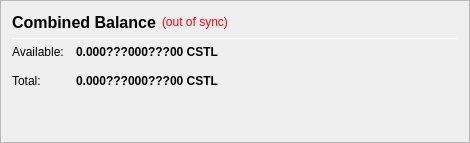
                   <widget class="QFrame" name="frame_CombinedBalances">
                    <property name="minimumSize">
                     <size>
                      <width>470</width>
                      <height>0</height>
                     </size>
                    </property>
                    <property name="frameShape">
                     <enum>QFrame::StyledPanel</enum>
                    </property>
                    <property name="frameShadow">
                     <enum>QFrame::Raised</enum>
                    </property>
                    <layout class="QVBoxLayout" name="verticalLayout_5">
                     <item>
                      <layout class="QHBoxLayout" name="horizontalLayout_5" stretch="0,0,0">
                       <item>
                        <widget class="QLabel" name="label_5z">
                         <property name="minimumSize">
                          <size>
                           <width>0</width>
                           <height>20</height>
                          </size>
                         </property>
                         <property name="font">
                          <font>
                           <pointsize>12</pointsize>
                           <weight>75</weight>
                           <bold>true</bold>
                          </font>
                         </property>
                         <property name="toolTip">
                          <string>Combined Balance (including unconfirmed and immature coins)</string>
                         </property>
                         <property name="text">
                          <string>Combined Balance</string>
                         </property>
                        </widget>
                       </item>
                       <item>
                        <widget class="QLabel" name="labelWalletStatus">
                         <property name="cursor">
                          <cursorShape>WhatsThisCursor</cursorShape>
                         </property>
                         <property name="toolTip">
                          <string>The displayed information may be out of date. Your wallet automatically synchronizes with the CSTL network after a connection is established, but this process has not completed yet.</string>
                         </property>
                         <property name="styleSheet">
                          <string notr="true">QLabel { color: red; }</string>
                         </property>
                         <property name="text">
                          <string notr="true">(out of sync)</string>
                         </property>
                         <property name="alignment">
                          <set>Qt::AlignLeading|Qt::AlignLeft|Qt::AlignVCenter</set>
                         </property>
                        </widget>
                       </item>
                       <item>
                        <spacer name="horizontalSpacer_1">
                         <property name="orientation">
                          <enum>Qt::Horizontal</enum>
                         </property>
                         <property name="sizeHint" stdset="0">
                          <size>
                           <width>40</width>
                           <height>20</height>
                          </size>
                         </property>
                        </spacer>
                       </item>
                      </layout>
                     </item>
                     <item>
                      <widget class="Line" name="line_CombinedBalance">
                       <property name="minimumSize">
                        <size>
                         <width>0</width>
                         <height>1</height>
                        </size>
                       </property>
                       <property name="maximumSize">
                        <size>
                         <width>16777215</width>
                         <height>1</height>
                        </size>
                       </property>
                       <property name="orientation">
                        <enum>Qt::Horizontal</enum>
                       </property>
                      </widget>
                     </item>
                     <item>
                      <layout class="QGridLayout" name="gridLayout_3">
                       <property name="spacing">
                        <number>12</number>
                       </property>
                       <item row="1" column="0">
                        <widget class="QLabel" name="labelBalanceTextz">
                         <property name="text">
                          <string>Available:</string>
                         </property>
                        </widget>
                       </item>
                       <item row="1" column="1">
                        <widget class="QLabel" name="labelBalancez">
                         <property name="font">
                          <font>
                           <weight>75</weight>
                           <bold>true</bold>
                          </font>
                         </property>
                         <property name="cursor">
                          <cursorShape>IBeamCursor</cursorShape>
                         </property>
                         <property name="toolTip">
                          <string>Your current spendable balance</string>
                         </property>
                         <property name="text">
                          <string notr="true">0.000???000???00 CSTL</string>
                         </property>
                         <property name="alignment">
                          <set>Qt::AlignRight|Qt::AlignTrailing|Qt::AlignVCenter</set>
                         </property>
                         <property name="textInteractionFlags">
                          <set>Qt::LinksAccessibleByMouse|Qt::TextSelectableByKeyboard|Qt::TextSelectableByMouse</set>
                         </property>
                        </widget>
                       </item>
                       <item row="2" column="0">
                        <widget class="QLabel" name="labelTotalTextz">
                         <property name="text">
                          <string>Total:</string>
                         </property>
                        </widget>
                       </item>
                       <item row="2" column="1">
                        <widget class="QLabel" name="labelTotalz">
                         <property name="font">
                          <font>
                           <weight>75</weight>
                           <bold>true</bold>
                          </font>
                         </property>
                         <property name="cursor">
                          <cursorShape>IBeamCursor</cursorShape>
                         </property>
                         <property name="toolTip">
                          <string>Total Balance, including all unavailable coins.</string>
                         </property>
                         <property name="text">
                          <string notr="true">0.000???000???00 CSTL</string>
                         </property>
                         <property name="alignment">
                          <set>Qt::AlignRight|Qt::AlignTrailing|Qt::AlignVCenter</set>
                         </property>
                         <property name="textInteractionFlags">
                          <set>Qt::LinksAccessibleByMouse|Qt::TextSelectableByKeyboard|Qt::TextSelectableByMouse</set>
                         </property>
                        </widget>
                       </item>
                       <item row="2" column="3">
                        <spacer name="horizontalSpacer_2">
                         <property name="orientation">
                          <enum>Qt::Horizontal</enum>
                         </property>
                         <property name="sizeHint" stdset="0">
                          <size>
                           <width>40</width>
                           <height>20</height>
                          </size>
                         </property>
                        </spacer>
                       </item>
                      </layout>
                     </item>
                     <item>
                      <spacer name="verticalSpacer_1">
                       <property name="orientation">
                        <enum>Qt::Vertical</enum>
                       </property>
                       <property name="sizeHint" stdset="0">
                        <size>
                         <width>20</width>
                         <height>40</height>
                        </size>
                       </property>
                      </spacer>
                     </item>
                    </layout>
                   </widget>
